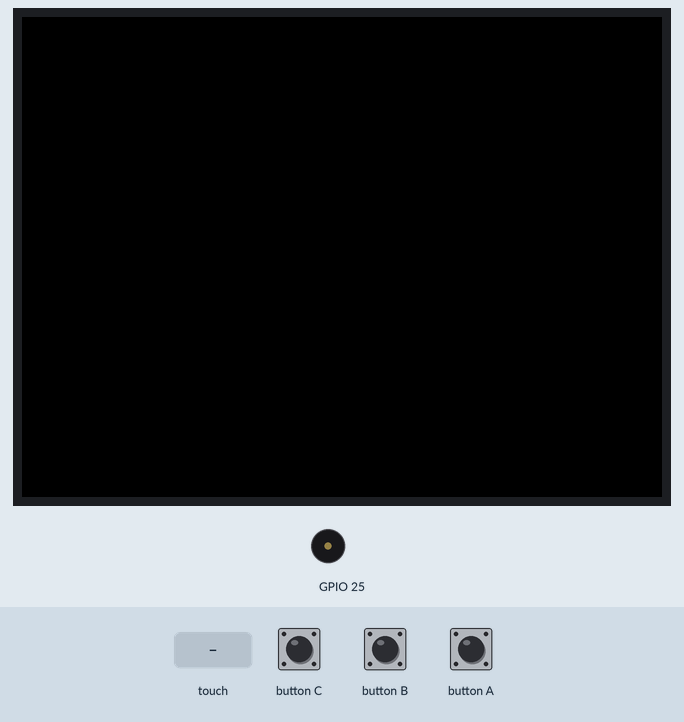
This program was run on a simulated ESP32. Parts: 320×240 colour display, buzzer (waves = sounding). The test bench sets the inputs (shaded band). Random numbers use the default seed unless the program sets one.

Above: at 1.9 s.
2.0 s: touch panel pressed at 13 % / 10 % of its raw x / y range
At 3.3 s:
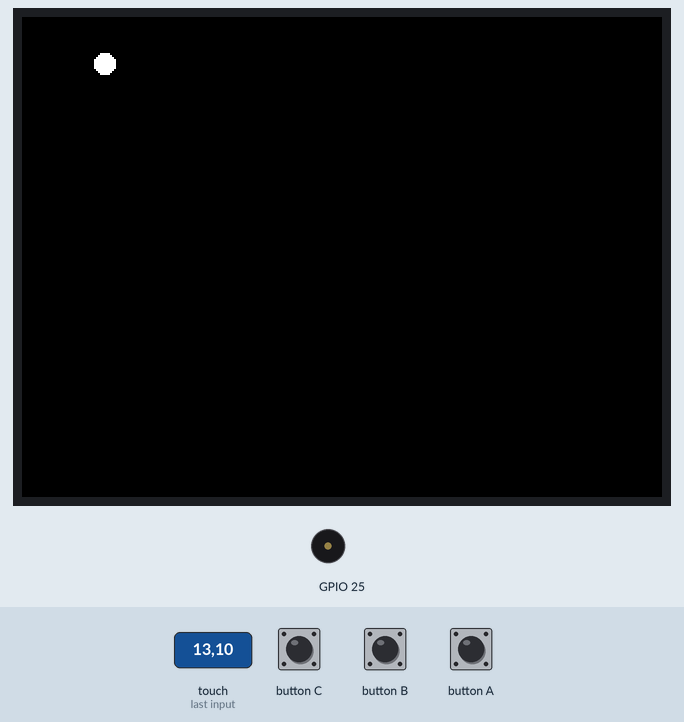
5.0 s: touch panel pressed at 38 % / 30 % of its raw x / y range
At 6.4 s:
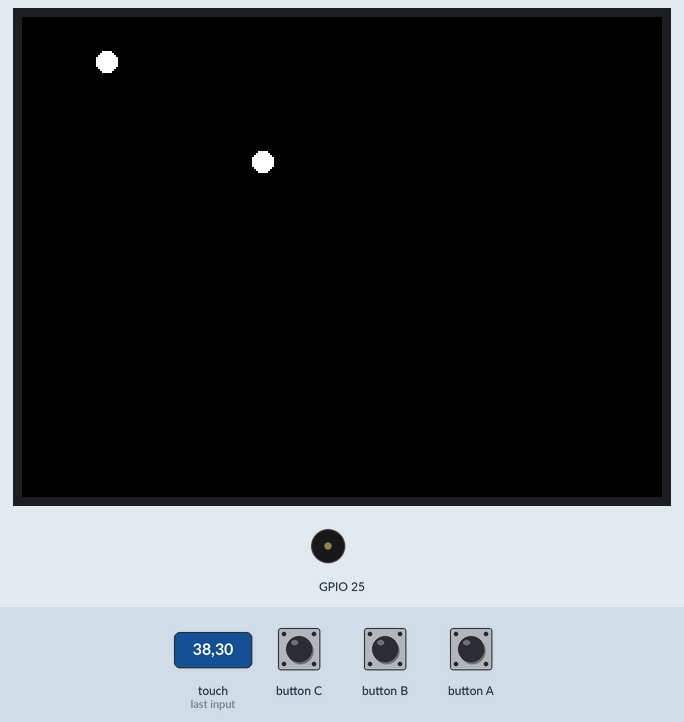
6.7 s: touch panel pressed at 87 % / 90 % of its raw x / y range
At 8.8 s:
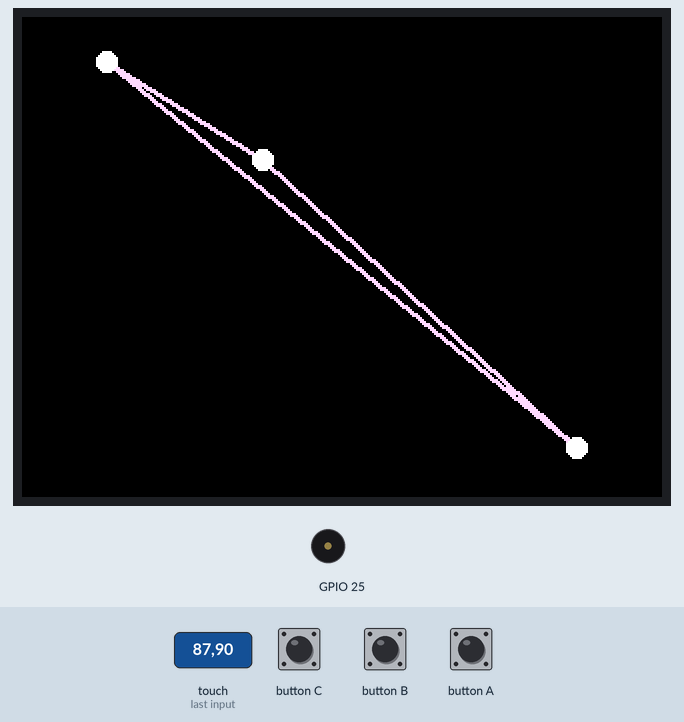
Timing chart, 0 to 10.3 s (numbered marks = the images above; inputs shaded):
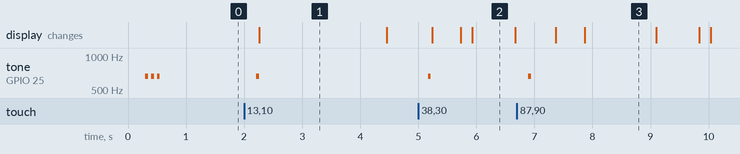

The program:

main.cpp
```cpp
#include <M5Unified.h>
#include <M5GFX.h>
#include <vector>
#include "Constants.h"
#include "Point.h"
#include "PointManager.h"
#include "DelaunayTriangulation.h"
#include "TouchHandler.h"

// Canvas for off-screen rendering
M5Canvas canvas(&M5.Lcd);

// Points storage
std::vector<Point> points;

// Point manager, triangulation and touch handler
PointManager pointManager(points);
DelaunayTriangulation triangulation(points, canvas, pointManager.getPointsVersion());
TouchHandler touchHandler(pointManager);

void setup() {
    // Initialize M5Stack
    M5.begin();

    // Initialize display and optimize settings
    M5.Display.init();
    M5.Display.setColorDepth(8);  // Set to 8-bit color depth

    // Set speaker volume
    M5.Speaker.setVolume(AudioConstants::TONE_VOLUME);

    // Play boot sound.
    M5.Speaker.tone(AudioConstants::TONE_FREQUENCY, AudioConstants::TONE_DURATION);
    delay(100);
    M5.Speaker.tone(AudioConstants::TONE_FREQUENCY, AudioConstants::TONE_DURATION);
    delay(100);
    M5.Speaker.tone(AudioConstants::TONE_FREQUENCY, AudioConstants::TONE_DURATION);

    // Initialize canvas (same size as screen)
    canvas.setColorDepth(8);  // Set to 8-bit color depth
    canvas.createSprite(M5.Display.width(), M5.Display.height());

    // Start drawing (continuous drawing mode)
    M5.Display.startWrite();

    // Draw initial screen
    canvas.fillScreen(BLACK);
    canvas.pushSprite(0, 0);
}

void loop() {
    // Update M5Stack state
    M5.update();

    // Handle touch input
    touchHandler.update();

    // Update point positions
    pointManager.updatePoints(M5.Display.width(), M5.Display.height());

    // Recalculate and draw Delaunay triangulation (only once per frame)
    triangulation.calculateAndDraw();

    // Small delay to control frame rate (16ms ≈ 60fps)
    delay(16);
}
```

ColorUtils.h
```cpp
#pragma once

#include <Arduino.h>

// Utility functions for color generation and manipulation
namespace ColorUtils {
    // Generate a pastel color from a seed value
    inline uint16_t generatePastelColor(uint32_t seed) {
        // Generate pseudo-random numbers using seed
        uint8_t r = ((seed * 1664525 + 1013904223) % 128) + 128; // range 128-255
        uint8_t g = ((seed * 22695477 + 1) % 128) + 128; // range 128-255
        uint8_t b = ((seed * 214013 + 2531011) % 128) + 128; // range 128-255

        // Convert to RGB565 format (format used by M5Stack)
        return ((r & 0xF8) << 8) | ((g & 0xFC) << 3) | (b >> 3);
    }
}
```

Constants.h
```cpp
#pragma once

#include <Arduino.h>

// Display related constants
namespace DisplayConstants {
    constexpr int POINT_RADIUS = 5;
    constexpr int LINE_THICKNESS = 2;
}

// Audio feedback related constants
namespace AudioConstants {
    constexpr uint8_t TONE_VOLUME = 48U;
    constexpr float TONE_FREQUENCY = 659.26F;
    constexpr uint32_t TONE_DURATION = 50U;
}

// Point behavior related constants
namespace PointConstants {
    constexpr int MAX_POINTS = 30;
}

// Delaunay triangulation related constants
namespace TriangulationConstants {
    // Recompute the triangulation topology only once every this many frames
    // (the points move only slightly between frames, and the drawing uses
    // the live point positions, so only the topology lags behind)
    constexpr int RECOMPUTE_INTERVAL_FRAMES = 3;
}

// Physics simulation related constants
namespace PhysicsConstants {
    constexpr float FRICTION = 0.9F;
    constexpr float BOUNCE_FACTOR = 0.5F;
}

// Brownian motion related constants
namespace BrownianConstants {
    constexpr float STRENGTH = 0.2F;
    constexpr float MAX_DISTANCE = 5.0F;
    constexpr float RETURN_FORCE = 0.1F;
}

// Repulsion force related constants
namespace RepulsionConstants {
    constexpr float RADIUS = 100.0F;
    constexpr float STRENGTH = 5.0F;
}
```

DelaunayTriangulation.h
```cpp
#pragma once

#include <cstdint>
#include <utility>
#include <vector>
#include <M5Unified.h>
#include <M5GFX.h>
#include "Point.h"
#include "Triangle.h"
#include "ColorUtils.h"
#include "Constants.h"

// Class for managing Delaunay triangulation
class DelaunayTriangulation {
private:
    std::vector<Point>& points;
    M5Canvas& canvas;
    const uint32_t& pointsVersion;  // Point set version, owned by PointManager

    // Reusable buffer for triangles to avoid reallocations
    std::vector<Triangle> triangleCache;

    // Scratch buffers for the Bowyer-Watson algorithm, reused between
    // recomputations to avoid repeated allocations
    std::vector<Triangle> workTriangles;
    std::vector<size_t> badTriangleIndices;
    std::vector<char> badTriangleFlags;
    std::vector<std::pair<Point*, Point*>> boundaryEdges;

    // A unique edge of the triangulation, with the color of the first
    // triangle that used it
    struct EdgeInfo {
        Point* a;
        Point* b;
        uint16_t color;
    };
    std::vector<EdgeInfo> edgeCache;

    // Vertices of the super-triangle used by the Bowyer-Watson algorithm
    Point superPoint1;
    Point superPoint2;
    Point superPoint3;

    // Topology cache state: the points move only slightly between frames,
    // so the triangulation is recomputed only every
    // TriangulationConstants::RECOMPUTE_INTERVAL_FRAMES frames, or
    // immediately when the point set changes
    int framesSinceTriangulation;
    uint32_t lastPointsVersion;
    size_t lastPointCount;
    bool hasCachedTopology;

    // Find all Delaunay triangles from the current set of points
    // (Bowyer-Watson incremental algorithm)
    void findDelaunayTriangles();

    // Draw each unique edge of the cached triangles once
    void drawUniqueEdges();

public:
    // Constructor
    DelaunayTriangulation(std::vector<Point>& points, M5Canvas& canvas, const uint32_t& pointsVersion);

    // Calculate and draw the Delaunay triangulation
    void calculateAndDraw();

    // Draw a single triangle with the specified color
    void drawTriangle(const Triangle& triangle, uint16_t color);

    // Draw all points
    void drawPoints();
};
```

Point.h
```cpp
#pragma once

#include <Arduino.h>

// Point class representing a point in 2D space with velocity
class Point {
public:
    float x;
    float y;
    float vx;        // velocity in x direction
    float vy;        // velocity in y direction
    float origX;     // original position X
    float origY;     // original position Y

    // Constructor
    Point(float _x, float _y)
        : x(_x), y(_y), vx(0), vy(0), origX(_x), origY(_y) {}

    // Calculate squared distance to another point
    float distanceSquaredTo(const Point& other) const {
        return (x - other.x) * (x - other.x) + (y - other.y) * (y - other.y);
    }

    // Calculate distance to another point
    float distanceTo(const Point& other) const {
        return sqrt(distanceSquaredTo(other));
    }

    // Apply friction to velocity
    void applyFriction(float friction) {
        vx *= friction;
        vy *= friction;
    }

    // Apply force in direction of another point
    void applyForce(const Point& other, float force) {
        float dx = other.x - x;
        float dy = other.y - y;
        float dist = sqrt(dx * dx + dy * dy);

        if (dist > 0) {
            vx += dx / dist * force;
            vy += dy / dist * force;
        }
    }

    // Apply repulsion force away from another point
    void applyRepulsion(const Point& other, float strength, float radius) {
        float dx = x - other.x;
        float dy = y - other.y;
        float distSq = dx * dx + dy * dy;

        float radiusSq = radius * radius;
        if (distSq < radiusSq && distSq > 0.01f) {  // Avoid division by very small numbers
            // Use inverse sqrt approximation for better performance
            float dist = sqrt(distSq);
            float force = strength * (1.0f - dist / radius);
            float invDist = 1.0f / dist;

            vx += dx * invDist * force;
            vy += dy * invDist * force;
        }
    }

    // Apply random Brownian motion
    void applyBrownianMotion(float strength) {
        vx += (random(1000) / 1000.0 - 0.5) * strength;
        vy += (random(1000) / 1000.0 - 0.5) * strength;
    }

    // Apply force to return to original position if too far
    void constrainToOriginalPosition(float maxDistance, float returnForce) {
        float dx = x - origX;
        float dy = y - origY;
        float dist = sqrt(dx * dx + dy * dy);

        if (dist > maxDistance) {
            float force = (dist - maxDistance) * returnForce;
            vx -= dx / dist * force;
            vy -= dy / dist * force;
        }
    }

    // Update position based on velocity
    void update() {
        x += vx;
        y += vy;
    }

    // Constrain to screen boundaries
    void constrainToScreen(int width, int height, float bounceFactor = 0.5) {
        if (x < 0) { x = 0; vx = -vx * bounceFactor; }
        if (x > width) { x = width; vx = -vx * bounceFactor; }
        if (y < 0) { y = 0; vy = -vy * bounceFactor; }
        if (y > height) { y = height; vy = -vy * bounceFactor; }
    }
};
```

PointManager.h
```cpp
#pragma once

#include <cstdint>
#include <vector>
#include <M5Unified.h>
#include "Point.h"
#include "Constants.h"

// Class for managing points and their behavior
class PointManager {
private:
    std::vector<Point>& points;
    Point* lastAddedPoint;
    uint32_t pointsVersion;  // Incremented whenever the point set changes

    // Apply Brownian motion to all points
    void applyBrownianMotion();

    // Apply constraints to keep points near their original positions
    void applyPositionConstraints();

public:
    // Constructor
    PointManager(std::vector<Point>& points);

    // Add a new point at the specified coordinates
    Point* addPoint(float x, float y);

    // Apply repulsion from a newly added point to all other points
    void applyRepulsion(Point* newPoint);

    // Update all points' positions based on their velocities
    void updatePoints(int screenWidth, int screenHeight);

    // Get the vector of points
    std::vector<Point>& getPoints() { return points; }

    // Get the last added point
    Point* getLastAddedPoint() { return lastAddedPoint; }

    // Get the point set version (changes when points are added or removed)
    const uint32_t& getPointsVersion() const { return pointsVersion; }
};
```

TouchHandler.h
```cpp
#pragma once

#include <M5Unified.h>
#include "Constants.h"
#include "Point.h"
#include "PointManager.h"

// Class for handling touch input
class TouchHandler {
private:
    // Previous touch state
    bool wasTouch;

    // Reference to the point manager
    PointManager& pointManager;

public:
    // Constructor
    TouchHandler(PointManager& pointManager);

    // Update touch state and handle touch events
    void update();

    // Get the current touch state
    bool isTouching() const { return wasTouch; }

    // Play feedback sound for touch
    void playTouchFeedback() const;
};
```

Triangle.h
```cpp
#pragma once

#include "Point.h"

// Triangle class representing a triangle formed by three points
class Triangle {
public:
    Point* p1;
    Point* p2;
    Point* p3;

    // Constructor
    Triangle(Point* _p1, Point* _p2, Point* _p3)
        : p1(_p1), p2(_p2), p3(_p3) {}

    // Check if a point is inside the circumcircle of this triangle
    bool isPointInCircumcircle(const Point& p) const {
        // Incircle test in determinant form, using coordinates relative
        // to the test point. Unlike the circumcenter/circumradius form,
        // this needs no division and stays numerically accurate for
        // points far from the origin, because all values are small
        // differences of coordinates.
        const float ax = p1->x - p.x;
        const float ay = p1->y - p.y;
        const float bx = p2->x - p.x;
        const float by = p2->y - p.y;
        const float cx = p3->x - p.x;
        const float cy = p3->y - p.y;

        const float det = (ax * ax + ay * ay) * (bx * cy - cx * by)
                        - (bx * bx + by * by) * (ax * cy - cx * ay)
                        + (cx * cx + cy * cy) * (ax * by - bx * ay);

        // Signed area of the triangle (zero for collinear points, which
        // have no circumcircle)
        const float orient = (p2->x - p1->x) * (p3->y - p1->y)
                           - (p2->y - p1->y) * (p3->x - p1->x);
        if (orient == 0.0f) {
            return false;
        }

        return orient > 0.0f ? det > 0.0f : det < 0.0f;
    }

    // Generate a unique seed for this triangle (for consistent coloring)
    uint32_t getColorSeed() const {
        // Use memory addresses of points to create a unique seed
        uintptr_t addr1 = reinterpret_cast<uintptr_t>(p1);
        uintptr_t addr2 = reinterpret_cast<uintptr_t>(p2);
        uintptr_t addr3 = reinterpret_cast<uintptr_t>(p3);

        // Combine addresses to create a seed
        return static_cast<uint32_t>((addr1 * 73856093) ^
                                    (addr2 * 19349663) ^
                                    (addr3 * 83492791));
    }
};
```

PointManager.cpp
```cpp
#include "PointManager.h"

// Constructor
PointManager::PointManager(std::vector<Point>& points)
    : points(points), lastAddedPoint(nullptr), pointsVersion(0) {
}

// Add a new point at the specified coordinates
Point* PointManager::addPoint(float x, float y) {
    // If maximum number of points is reached, remove the oldest point
    if (points.size() >= PointConstants::MAX_POINTS) {
        points.erase(points.begin());  // Remove the oldest point (first in vector)
    }

    // Add new point
    points.emplace_back(x, y);

    // The point set has changed
    pointsVersion++;

    // Store reference to the newly added point
    lastAddedPoint = &points.back();

    return lastAddedPoint;
}

// Apply repulsion from a newly added point to all other points
void PointManager::applyRepulsion(Point* newPoint) {
    // Record the newly added point
    lastAddedPoint = newPoint;

    // Calculate repulsion for all points
    for (auto& p : points) {
        // Don't apply to itself
        if (&p == newPoint) continue;

        // Apply repulsion force
        p.applyRepulsion(*newPoint, RepulsionConstants::STRENGTH, RepulsionConstants::RADIUS);
    }
}

// Apply Brownian motion to all points
void PointManager::applyBrownianMotion() {
    for (auto& p : points) {
        p.applyBrownianMotion(BrownianConstants::STRENGTH);
    }
}

// Apply constraints to keep points near their original positions
void PointManager::applyPositionConstraints() {
    for (auto& p : points) {
        p.constrainToOriginalPosition(BrownianConstants::MAX_DISTANCE, BrownianConstants::RETURN_FORCE);
    }
}

// Update all points' positions based on their velocities
void PointManager::updatePoints(int screenWidth, int screenHeight) {
    // Apply Brownian motion
    applyBrownianMotion();

    // Apply constraints to keep points near original positions
    applyPositionConstraints();

    for (auto& p : points) {
        // Update position
        p.update();

        // Constrain to screen boundaries
        p.constrainToScreen(screenWidth, screenHeight, PhysicsConstants::BOUNCE_FACTOR);

        // Apply friction
        p.applyFriction(PhysicsConstants::FRICTION);
    }
}
```

TouchHandler.cpp
```cpp
#include "TouchHandler.h"

// Constructor
TouchHandler::TouchHandler(PointManager& pointManager)
    : wasTouch(false), pointManager(pointManager) {
}

// Update touch state and handle touch events
void TouchHandler::update() {
    // Get current touch state
    bool isTouch = (M5.Touch.getCount() > 0);

    // Process only at the moment touch begins
    if (isTouch && !wasTouch) {
        // Get touch coordinates
        auto touchPoint = M5.Touch.getDetail(0);
        int x = touchPoint.x;
        int y = touchPoint.y;

        // Play feedback sound
        playTouchFeedback();

        // Add new point at touch location
        Point* newPoint = pointManager.addPoint(x, y);

        // Apply repulsion to other points
        pointManager.applyRepulsion(newPoint);
    }

    // Update touch state
    wasTouch = isTouch;
}

// Play feedback sound for touch
void TouchHandler::playTouchFeedback() const {
    M5.Speaker.tone(AudioConstants::TONE_FREQUENCY, AudioConstants::TONE_DURATION);
}
```

Source omitted: DelaunayTriangulation.cpp (9091 bytes)

Measured:
- after the input at 2.0 s, tone on GPIO 25: silent → 659 Hz after 0.21 s, → silent 0.05 s later; the display: changes after 0.26 s (image 1)
- after the input at 5.0 s, tone on GPIO 25: silent → 659 Hz after 0.17 s, → silent 0.05 s later; the display: first changes after 0.24 s (image 2 shows a later state)
- after the input at 6.7 s, tone on GPIO 25: silent → 659 Hz after 0.19 s, → silent 0.05 s later
- what the display in image 3 shows lasts 1.2 s, from 7.9 s to 9.1 s
